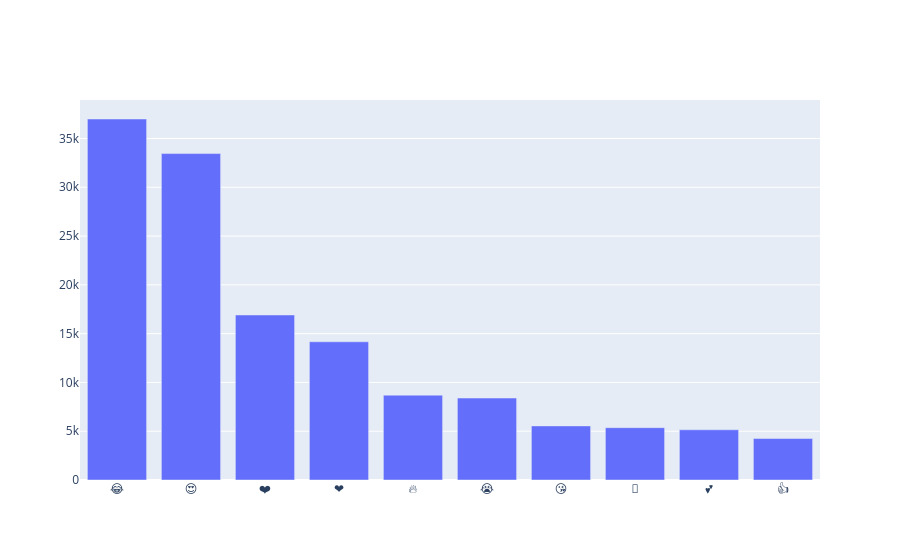

Source (notebook cell):
### Code cell
iplot([trace])

### Figure 1 — Plotly figure (JSON) as saved in the notebook; plotly's stock layout.template omitted (floating-point values rounded to 4 significant figures)
{"data": [{"type": "bar", "x": ["😂", "😍", "❤️", "❤", "🔥", "😭", "😘", "💖", "💕", "👍"], "y": [36998, 33453, 16911, 14167, 8694, 8398, 5545, 5362, 5147, 4251]}], "layout": {}}
